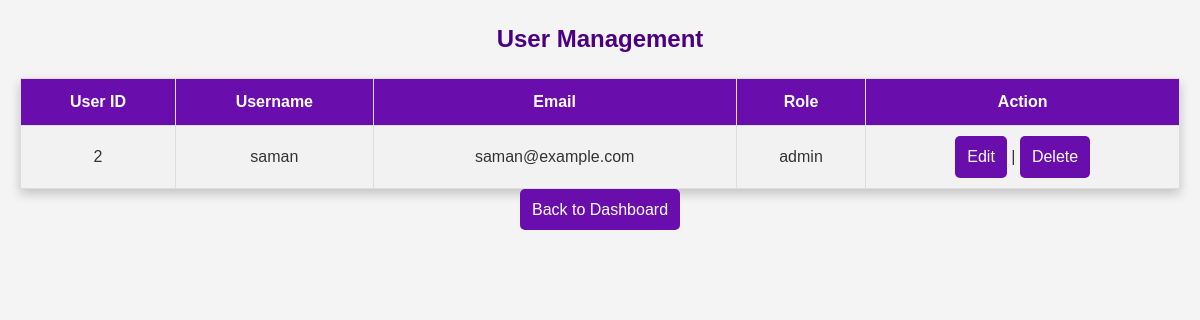
Screenshot of /user_management.php (signed in) with the database file from the repository.
### tables this page shows
CREATE TABLE `users` (
  `user_id` int(11) NOT NULL,
  `username` varchar(50) NOT NULL,
  `password` varchar(255) NOT NULL,
  `role` enum('admin','staff') NOT NULL DEFAULT 'staff',
  `created_at` timestamp NOT NULL DEFAULT current_timestamp(),
  `email` varchar(255) NOT NULL
);

### user_management.php (the view, shortened to what this page needs)
<?php
include('db_connection.php');
$users = mysqli_query($conn, "SELECT * FROM users");
?>
<!DOCTYPE html>
<html lang="en">
<head>
    <link rel="stylesheet" href="style.css">
</head>
<body>
<h2>User Management</h2>
<table border="1">
    <tr>
        <th>User ID</th>
        <th>Username</th>
        <th>Email</th>
        <th>Role</th>
        <th>Action</th>
    </tr>
    <?php while ($user = mysqli_fetch_assoc($users)) { ?>
    <tr>
        <td><?= htmlspecialchars($user['user_id']) ?></td>
        <td><?= htmlspecialchars($user['username']) ?></td>
        <td><?= htmlspecialchars($user['email']) ?></td>
        <td><?= htmlspecialchars($user['role']) ?></td>
        <td>
            <a href="edit_user.php?id=<?= $user['user_id'] ?>">Edit</a> |
            <a href="delete_user.php?id=<?= $user['user_id'] ?>" onclick="return confirm('Are you sure?')">Delete</a>
        </td>
    </tr>
    <?php } ?>
</table>
<a href="dashboard.php">Back to Dashboard</a>
</body>
</html>

### style.css (style rules this page uses)
* { margin: 0; padding: 0; box-sizing: border-box; font-family: 'Arial', sans-serif; }
body { background-color: #f4f4f4; color: #333; line-height: 1.6; text-align: center; padding: 20px; }
h2 { color: #4B0082; margin-bottom: 20px; }
table { width: 100%; border-collapse: collapse; margin-top: 20px; background: white; box-shadow: 0px 5px 10px rgba(0, 0, 0, 0.2); }
th, td { padding: 10px; border: 1px solid #ddd; text-align: center; }
th { background: #6A0DAD; color: white; }
tr:nth-child(even) { background: #f2f2f2; }
a { text-decoration: none; color: white; padding: 8px 12px; background: #6A0DAD; border-radius: 5px; display: inline-block; }

### rows the page displays
users: user_id "2", username "saman", email "saman@example.com", role "admin"
